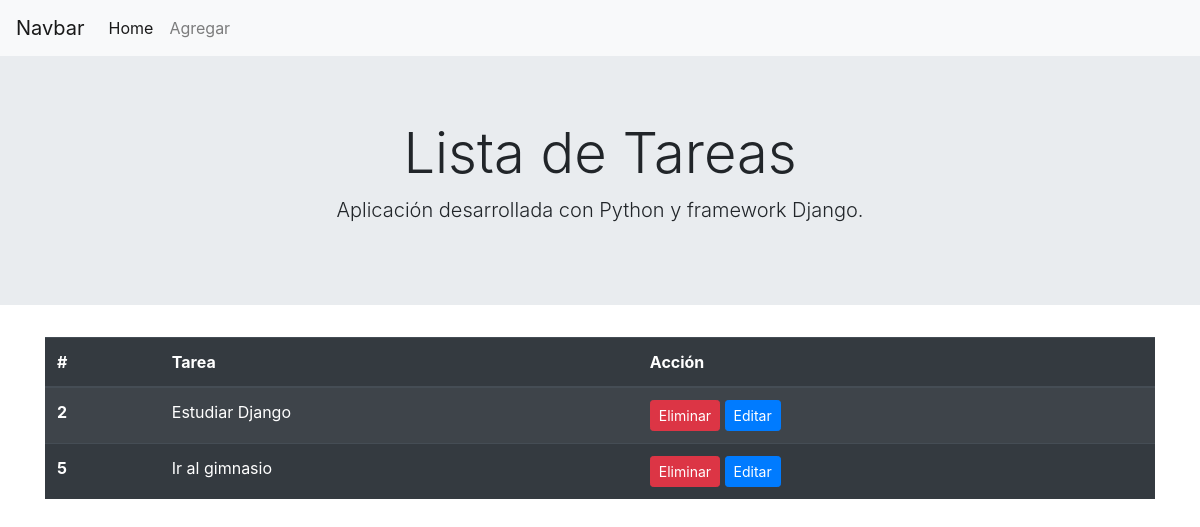
Before: / with the older database file.
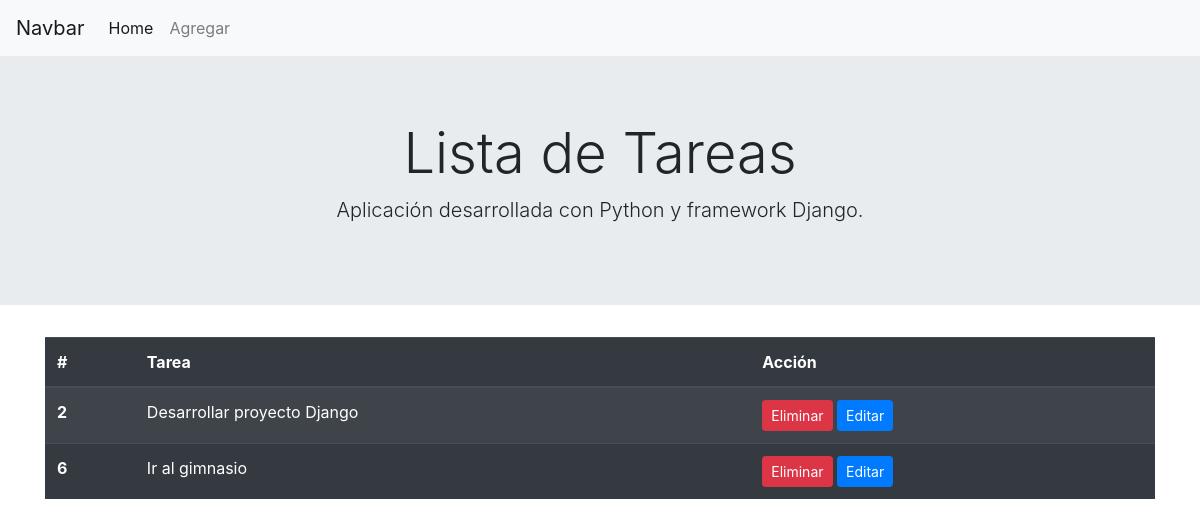
After: the same page with the newer database file.
### todo/models.py (models this page shows)
class Tarea(models.Model):
    tarea=models.CharField(max_length=100)
    def __str__(self):
        return self.tarea

### todo/views.py (the view)
# urls.py: 2. Add a URL to urlpatterns:  path('', views.home, name='home')
def home (request):
    tareas = Tarea.objects.all()
    context = {'tareas':tareas}
    return render(request,'todo/home.html',context)

### todo/Templates/todo/home.html
{% extends 'todo/layout.html' %}
{% block content %}
    <div class="container">
    <table class="table table-striped table-dark">
        <thead>
        <tr>
            <th scope="col">#</th>
            <th scope="col">Tarea</th>
            <th scope="col">Acción</th>
        </tr>
        </thead>
        <tbody>
            {% for tarea in tareas %}
            <tr>
                <th scope="row"> {{tarea.id}} </th>
                <td> {{tarea}}</td>
                <td>
                    <a class="btn btn-danger btn-sm" href="{% url 'eliminar' tarea.id %}">Eliminar </a></button>
                    <a class="btn btn-primary btn-sm" href="{% url 'editar' tarea.id %}">Editar</a>
                </td>
            </tr>
            {% endfor %}
        </tbody>
    </table>
    </div>
    {% endblock %}

### todo/Templates/todo/layout.html (shortened to what this page needs)
<!doctype html>
<html lang="es">
  <head>
    <link rel="stylesheet" href="https://cdn.jsdelivr.net/npm/bootstrap@4.6.2/dist/css/bootstrap.min.css">
  </head>
  <body>
    <nav class="navbar navbar-expand-lg navbar-light bg-light">
        <a class="navbar-brand" href="#">Navbar</a>
        <div class="collapse navbar-collapse" id="navbarSupportedContent">
          <ul class="navbar-nav mr-auto">
            <li class="nav-item active">
              <a class="nav-link" href="{% url 'home' %}">Home</a>
            </li>
            <li class="nav-item">
              <a class="nav-link" href="{% url 'agregar' %}">Agregar</a>
            </li>
        </div>
      </nav>
      <div class="jumbotron jumbotron-fluid">
        <div class="container text-center">
          <h1 class="display-4">Lista de Tareas</h1>
          <p class="lead">Aplicación desarrollada con Python y framework Django.</p>
        </div>
      </div>
  </body>
</html>
    {% block content %}
    {% endblock %}

Changed rows visible on the page:
removed Tarea: id "5", tarea "Ir al gimnasio"
changed Tarea id 2: tarea "Estudiar Django" → "Desarrollar proyecto Django"
added Tarea: id "6", tarea "Ir al gimnasio"
